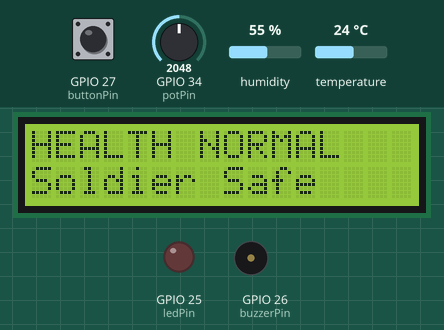
Bench run of a sketch on a simulated ESP32. Shown: 16×2 character LCD, output pins drawn as LEDs (lit = HIGH), buzzer (waves = sounding). The inputs (shaded band) are chosen by the test bench; at power-on: temperature 24 °C, GPIO 27 (buttonPin) HIGH, GPIO 34 (potPin) = 2048, humidity 55 %. WiFi joins after 1.5 s; servers stay silent unless stated; uploads are accepted with an empty reply; what the sketch prints to the serial monitor is not drawn.

Above: at 4.8 s.
4.9 s: temperature set to 37.4 °C
6.5 s: temperature set to 38.7 °C
At 8.1 s:
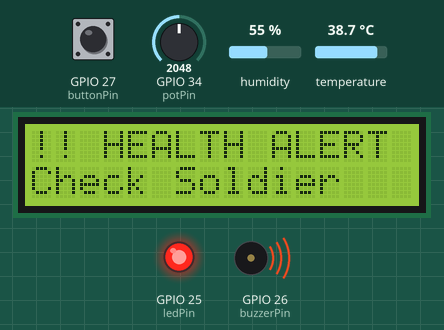
8.4 s: GPIO 27 (buttonPin) pulled LOW for 0.65 s
At 9.3 s:
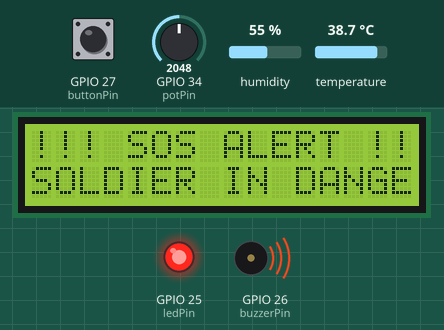
10.5 s: GPIO 27 (buttonPin) pulled LOW for 1 s
At 11.5 s:
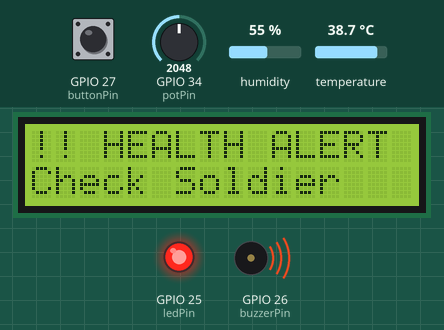
13.0 s: GPIO 27 (buttonPin) pulled LOW for 3.2 s
At 14.5 s:
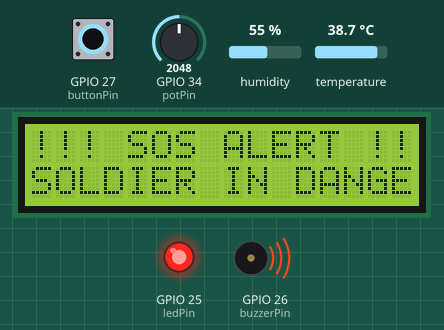
Timing chart, 0 to 16.0 s (numbered marks = the images above; inputs shaded):
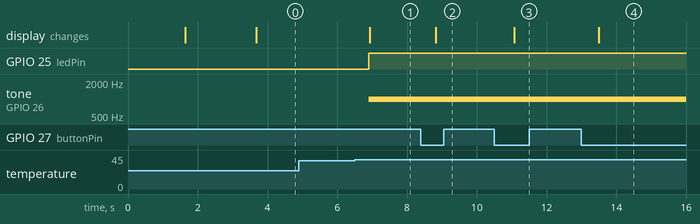

Measured:
- the behaviour switches between 38 and 38.1 °C on temperature (found by bisection; images 0 and 1)
- after the input at 4.9 s, every drawn part: stays the same
- after the input at 6.5 s, GPIO 25 (ledPin): LOW → HIGH after 0.40 s; tone on GPIO 26 (buzzerPin): silent → 1000 Hz after 0.40 s; the display: changes after 0.43 s (image 1)
- after the input at 8.4 s, the display: changes after 0.42 s (image 2)
- after the input at 10.5 s, the display: changes after 0.57 s (image 3)
- after the input at 13.0 s, the display: changes after 0.50 s (image 4)

The sketch:

sketch.ino
```cpp
#include "DHTesp.h"
#include <Wire.h>
#include <LiquidCrystal_I2C.h>
#include <WiFi.h>
#include <HTTPClient.h>
#include <WiFiClientSecure.h>

DHTesp dht;
LiquidCrystal_I2C lcd(0x27, 16, 2);

// Wi-Fi details
const char* ssid = "Wokwi-GUEST";
const char* password = "";

// ThingSpeak channel details
const char* writeAPIKey = "YOUR_WRITE_API_KEY";
const char* server = "http://api.thingspeak.com/update";

// ThingSpeak email alert details
const char* alertsAPIKey = "YOUR_ALERTS_API_KEY";
const char* alertsServer = "https://api.thingspeak.com/alerts/send";

// Pins
int tempPin = 15;
int potPin = 34;
int ledPin = 25;
int buzzerPin = 26;
int buttonPin = 27;

// Sensor values
int sensorValue;
int bpm;

float latitude = 12.9716;
float longitude = 77.5946;
float altitude = 920.0;

// SOS management
bool sosActive = false;
bool lastButtonState = HIGH;

// ThingSpeak update interval
unsigned long lastUpdate = 0;
const unsigned long updateInterval = 20000;

// Send SOS email
void sendSOSAlert()
{
    WiFiClientSecure secureClient;

    // For Wokwi testing only
    secureClient.setInsecure();

    HTTPClient alertHttp;

    if (WiFi.status() == WL_CONNECTED)
    {
        alertHttp.begin(secureClient, alertsServer);

        alertHttp.addHeader(
            "ThingSpeak-Alerts-API-Key", alertsAPIKey);

        alertHttp.addHeader(
            "Content-Type", "application/json");

        String message = "Emergency SOS activated! ";
        message += "Soldier needs immediate assistance. ";
        message += "Latitude: " + String(latitude, 4);
        message += ", Longitude: " + String(longitude, 4);

        String jsonData = "{\"subject\":\"SOLDIER SOS EMERGENCY\",";
        jsonData += "\"body\":\"" + message + "\"}";

        Serial.println("Sending SOS email alert...");

        int responseCode = alertHttp.POST(jsonData);

        Serial.print("Email alert response: ");
        Serial.println(responseCode);

        if (responseCode == 202)
        {
            Serial.println("SOS EMAIL REQUEST ACCEPTED!");
        }
        else
        {
            Serial.println("EMAIL ALERT FAILED!");
            Serial.println(alertHttp.getString());
        }

        alertHttp.end();
    }
    else
    {
        Serial.println("WiFi disconnected. Email not sent.");
    }
}

void setup()
{
    Serial.begin(115200);

    pinMode(ledPin, OUTPUT);
    pinMode(buzzerPin, OUTPUT);
    pinMode(buttonPin, INPUT_PULLUP);

    digitalWrite(ledPin, LOW);
    noTone(buzzerPin);

    // Initialize DHT22
    dht.setup(tempPin, DHTesp::DHT22);

    // Initialize LCD
    Wire.begin(21, 22);
    lcd.init();
    lcd.backlight();

    lcd.setCursor(0, 0);
    lcd.print("SOLDIER SYSTEM");
    lcd.setCursor(0, 1);
    lcd.print("Initializing...");

    Serial.println("SOLDIER HEALTH AND POSITION SYSTEM");

    // Connect to Wi-Fi
    WiFi.mode(WIFI_STA);
    WiFi.begin(ssid, password, 6);

    lcd.clear();
    lcd.setCursor(0, 0);
    lcd.print("Connecting WiFi");

    Serial.print("Connecting to WiFi");

    while (WiFi.status() != WL_CONNECTED)
    {
        delay(500);
        Serial.print(".");
    }

    Serial.println();
    Serial.println("WiFi Connected!");

    Serial.print("IP Address: ");
    Serial.println(WiFi.localIP());

    lcd.clear();
    lcd.setCursor(0, 0);
    lcd.print("WiFi Connected");
    lcd.setCursor(0, 1);
    lcd.print("System Ready");

    delay(2000);
    lcd.clear();
}

void loop()
{
    // Read DHT22
    TempAndHumidity data = dht.getTempAndHumidity();

    // Simulated heart rate
    sensorValue = analogRead(potPin);
    bpm = map(sensorValue, 0, 4095, 60, 100);

    // Detect SOS button press
    bool buttonState = digitalRead(buttonPin);

    if (lastButtonState == HIGH && buttonState == LOW)
    {
        sosActive = !sosActive;

        if (sosActive)
        {
            Serial.println("SOS BUTTON PRESSED!");
            Serial.println("EMERGENCY SOS ACTIVATED!");

            // Send email only when SOS is activated
            sendSOSAlert();
        }
        else
        {
            Serial.println("SOS EMERGENCY RESET!");
        }

        delay(50);
    }

    lastButtonState = buttonState;

    // Health condition
    bool healthAlert = (data.temperature > 38.0 ||
                        bpm < 60 || bpm > 100);

    // Simulated GPS movement
    if (sensorValue < 1024)
    {
        latitude += 0.0001;
    }
    else if (sensorValue < 2048)
    {
        latitude -= 0.0001;
    }
    else if (sensorValue < 3072)
    {
        longitude += 0.0001;
    }
    else
    {
        longitude -= 0.0001;
    }

    // Local alert
    if (sosActive)
    {
        digitalWrite(ledPin, HIGH);
        tone(buzzerPin, 1000);

        lcd.clear();
        lcd.setCursor(0, 0);
        lcd.print("!!! SOS ALERT !!!");
        lcd.setCursor(0, 1);
        lcd.print("SOLDIER IN DANGER");

        Serial.println("!!! EMERGENCY SOS ALERT !!!");
    }
    else if (healthAlert)
    {
        digitalWrite(ledPin, HIGH);
        tone(buzzerPin, 1000);

        lcd.clear();
        lcd.setCursor(0, 0);
        lcd.print("!! HEALTH ALERT");
        lcd.setCursor(0, 1);
        lcd.print("Check Soldier");

        Serial.println("HEALTH ALERT");
    }
    else
    {
        digitalWrite(ledPin, LOW);
        noTone(buzzerPin);

        lcd.clear();
        lcd.setCursor(0, 0);
        lcd.print("HEALTH NORMAL");
        lcd.setCursor(0, 1);
        lcd.print("Soldier Safe");

        Serial.println("HEALTH NORMAL");
    }

    // Print sensor information
    Serial.print("Temperature: ");
    Serial.println(data.temperature);

    Serial.print("Humidity: ");
    Serial.println(data.humidity);

    Serial.print("Heart Rate: ");
    Serial.println(bpm);

    Serial.print("Latitude: ");
    Serial.println(latitude, 4);

    Serial.print("Longitude: ");
    Serial.println(longitude, 4);

    // Upload data to ThingSpeak every 20 seconds
    if (millis() - lastUpdate >= updateInterval)
    {
        lastUpdate = millis();

        if (WiFi.status() == WL_CONNECTED)
        {
            HTTPClient http;
            WiFiClient client;

            http.begin(client, server);

            http.addHeader(
                "Content-Type",
                "application/x-www-form-urlencoded");

            int sosStatus = sosActive ? 1 : 0;

            String postData = "api_key=" + String(writeAPIKey);
            postData += "&field1=" + String(data.temperature, 1);
            postData += "&field2=" + String(data.humidity, 1);
            postData += "&field3=" + String(bpm);
            postData += "&field4=" + String(latitude, 4);
            postData += "&field5=" + String(longitude, 4);
            postData += "&field6=" + String(sosStatus);

            Serial.println("Sending data to ThingSpeak...");

            int httpCode = http.POST(postData);

            if (httpCode > 0)
            {
                String response = http.getString();

                Serial.print("ThingSpeak response: ");
                Serial.println(response);

                if (response.toInt() > 0)
                {
                    Serial.println("Data uploaded successfully!");
                }
                else
                {
                    Serial.println("Upload not accepted.");
                    Serial.println("Check API key or update limit.");
                }
            }
            else
            {
                Serial.print("HTTP Error: ");
                Serial.println(httpCode);
            }

            http.end();
        }
        else
        {
            Serial.println("WiFi disconnected!");
        }
    }

    delay(500);
}
```
